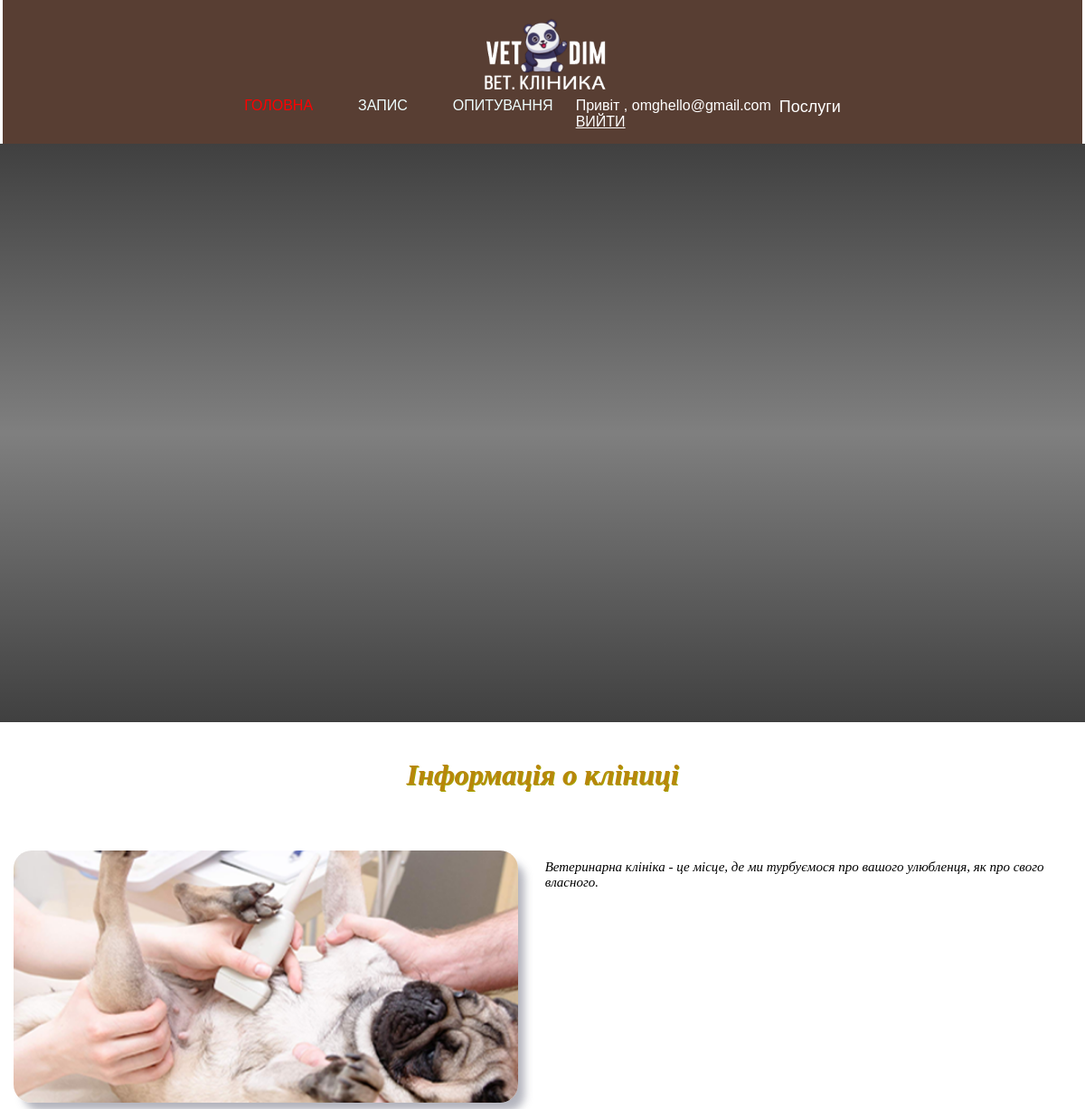
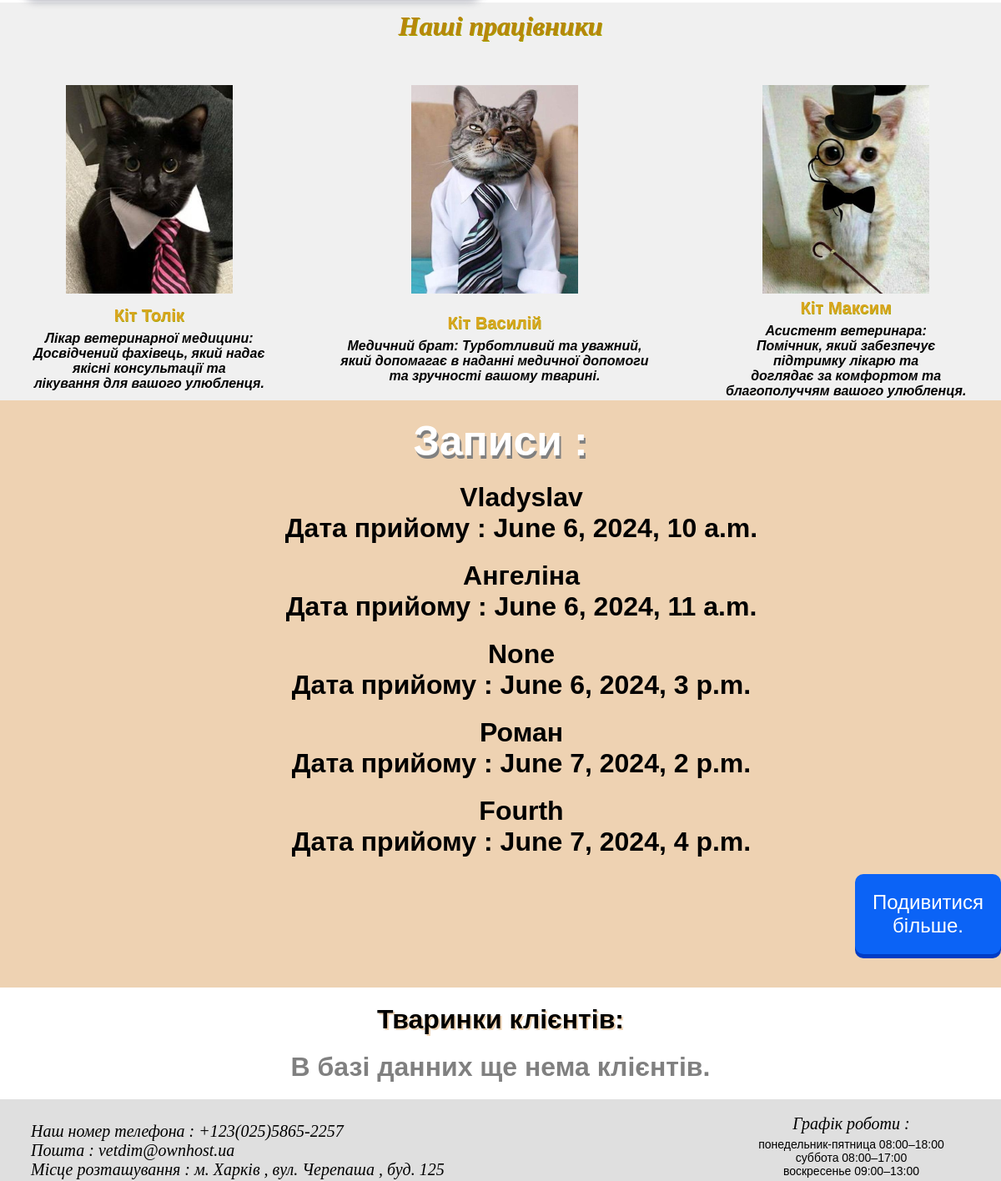
Screenshot of /polls/today (signed in) with the database file from the repository (2 pictures, top to bottom).
### polls/models.py (models this page shows, shortened)
class Booking(models.Model):
    time = models.CharField('Час прийому',max_length=20)
    date = models.DateTimeField('Дата')
    client = models.ForeignKey(Client,on_delete=models.PROTECT , null=True, blank=True)
    class Meta:
        verbose_name_plural = 'Запис на прийом'
        verbose_name = 'Запис на прийом'

class Client(models.Model):
    user = models.OneToOneField(User, on_delete=models.CASCADE, null=True)
    name = models.CharField('Імя',max_length=25)
    surname = models.CharField('Прізвище', max_length=35)
    number = models.CharField('Номер',max_length=10)
    def __str__(self):
        return self.name
    class Meta:
        verbose_name_plural = 'Кліент'
        verbose_name = 'Кліента'
        ordering = ['name']

### polls/views.py (the view)
# urls.py: path('today', views.last_booking, name='last_booking'),
def last_booking(request):
    bookings = Booking.objects.all()[0:5]
    total_bookings = Booking.objects.count()
    return render(request, 'index.html' , {'bookings':bookings , 'total_bookings':total_bookings})

### polls/templates/index.html (shortened to what this page needs)
<!DOCTYPE html>
{% load static %}
<html>
<head>
	<link href="{% static 'css/style.css' %}" rel="stylesheet">
</head>
<body>
    <header>
        <div class="navig">
            <a href="{% url 'main' %}">
                <img src="{% static 'img/logo1.png' %}" class="logo">
            </a>
            <ul>
                <li><a href="{% url 'main' %}" style="text-decoration: none; color: red; text-transform: uppercase;"> Головна </a></li>
                <li><a href="{% url 'reg' %}"> Запис </a></li>
                <li><a href="{% url 'second' %}">Опитування</a></li>
                {% if user.is_authenticated %}
                <span style="color:white">Привіт , {{request.user}} <br /> <span><a href="{%url 'logout'%}" style="color: white; text-transform: uppercase;"> Вийти</a></span></span>
                <pre>  </pre>
                {% else %}
                <li><a href="{% url 'regik' %}" style=" color = white;">Реєстрація | Вхід</a></li>
                {% endif %}
                <div class="dropdown">
                    <button class="dropbtn">Послуги</button>
                </div>
            </ul>
        </div>
    </header>
    <div class="hat">
        <h1 class="welcome">{{link_h1}}</h1>
    </div>
    <h1 class="text_adv">Інформація о кліниці</h1>
    <div class="middle" style="background-color: {{link_src}}">
        <div class="about_us">
            <img src="{% static 'img/client2.png' %}">
            <div><p class="discription_adv">Ветеринарна клініка - це місце, де ми турбуємося про вашого улюбленця, як про свого власного. </p>	 </div>
        </div>
    </div>
    <div class="rewards">
        <h1 class="text_emp">Наші працівники</h1>
        <table class="table_cats">
            <tr>
                <td>
                    <img src="{% static 'img/emp1.png' %}">
                </td>
                <td>
                    <img src="{% static 'img/emp2.png' %}">
                </td>
                <td>
                    <img src="{% static 'img/emp3.png' %}">
                </td>
            </tr>
            <tr>
                <td>
                    <p1 class="name"><b>Кіт Толік</b></p1>
                    <h4 class="desctiption">Лікар ветеринарної медицини: <br>Досвідчений фахівець, який надає <br>якісні консультації та<br> лікування для вашого улюбленця.</h4>
                </td>
                <td>
                    <p1 class="name"><b>Кіт Василій</b></p1>
                    <h4 class="desctiption">Медичний брат: Турботливий та уважний,<br> який допомагає в наданні медичної допомоги <br>	та зручності вашому тварині.</h4>
                </td>
                <td>
                    <p1 class="name"> <b>Кіт Максим </b></p1>
                    <h4 class="desctiption">Асистент ветеринара:<br> Помічник, який забезпечує<br> підтримку лікарю та<br> доглядає за комфортом та<br> благополуччям вашого улюбленця.</h4>
                </td>
            </tr>
        </table>
    </div>
    <div class="reviews" style="background-color:#EED2B2; ">
        <h1 style="text-align:center;color:white; text-shadow:grey 2px 4px; font-size:50px;">Записи :</h1>
        {% if bookings %}
        <div class="content" id="content">
            {% for el in bookings %}
            <div class="single_content" style="padding-top: 20px; padding-left: 50px; text-align: center;">
                <h1> {{ el.client }} </h1>
                <h1>Дата прийому : {{ el.date }}</h1>
            </div>
            {% endfor %}
            <div style="margin-left:1025px; margin-top:20px;" class="load_more-btn" id="btn">
                <button style=" font-size: 24px; padding: 20px; border: none; border-radius: 10px; text-decoration: none; color: white; background: #0B63F6; box-shadow: 0 5px 0 #003CC5; "type="button" class="btn-success">Подивитися більше.</button>
            </div>
            {% else %}
            <h1 style="text-align:center;color:grey; text-shadow:white 1px 1px; padding-top:20px; padding-bottom:20px;">В базі данних ще нема клієнтів.</h1>
            {% endif %}
        </div>
    </div>
    <h1 style="text-align:center; text-shadow:#EED2B2 2px 2px; padding-top:20px;">Тваринки клієнтів:</h1>
    {% if all_clients %}
    {% for el in all_clients %}
    <div style="padding-top:20px; padding-left:50px;">
        <h1> {{ el.client }} </h1>
        <table style="background-color:#EED2B2; padding:20px; border-radius:20px;margin-bottom:20px;">
            <td>
                <h1>Вік тваринки : {{ el.age }}</h1>
            </td>
            <td>
                <h1>&nbsp; Тип тваринки : {{ el.typeanimal }}</h1>
            </td>
        </table>
    </div>
    {% endfor %}
    {% else %}
    <h1 style="text-align:center;color:grey; text-shadow:white 1px 1px; padding-top:20px; padding-bottom:20px;">В базі данних ще нема клієнтів.</h1>
    {% endif %}
    <footer>
        <div class="info">
            <table>
                <tr>
                    <td>
                        <p class="discription_adv" style="text-align: left;">Наш номер телефона : +123(025)5865-2257 <br> Пошта : vetdim@ownhost.ua <br> Місце розташування : м. Харків , вул. Черепаша , буд. 125 </p>
                    </td>
                    <td>
                        <p class="discription_adv" style="font-size: 20px; padding-top:15px; ">Графік роботи : </p>
                        <p style="padding-left: 35px; padding-top:5px;font-size: 14px;">понедельник-пятница 08:00–18:00 <br> суббота	08:00–17:00<br>воскресенье	09:00–13:00<br></p>
                    </td>
                </tr>
            </table>
        </div>
    </footer>
</body>
</html>

### polls/static/css/style.css (style rules this page uses)
* { margin: 0px; padding: 0px; font-family: sans-serif; }
.hat { background-image: linear-gradient(rgba(0, 0, 0, 0.75) ,rgba(0, 0, 0, 0.5) ,rgba(0, 0, 0, 0.75)); height: 80vh; background-size: cover; background-position: center; min-height: 100px; }
.navig { width: 98%; margin: auto; padding: 15px; display: flex; align-items: center; justify-content: space-between; background-color: rgba(47, 14, 0, 0.8); }
.logo { width: 175px; cursor: pointer; }
.navig ul { display: flex; list-style: none; margin: 0; padding: 0; }
.navig ul li { margin: 0 25px; }
.navig ul li a { text-decoration: none; color: #F0FFFF; text-transform: uppercase; transition: 0.3s; }
.welcome { font-family: Verdana; color: #FFFFFF; text-align: center; padding-top: 250px; }
.info { background-color: #DFDFDF ; }
.rewards { background-color: #f0f0f0; width: 100%; }
.table_cats { margin-top: 50px; width: 100%; }
.text_emp { font-style: Italic; font-family: Tahoma; color: darkgoldenrod; padding-top : 10px; text-align: center; text-shadow: 1px 1px #A5A500; }
td { text-align: center; }
.name { font-size: 20px; color: goldenrod; text-shadow: 0.5px 0.5px #A5A500; }
.desctiption { font-style: Italic; padding-top: 7px; }
.reviews { background-color: #f0f0f0; padding-top: 20px; padding-bottom: 40px; }
.text_adv { padding-top: 40px; font-style: Italic; font-family: Tahoma; color: darkgoldenrod; text-align: center; text-shadow: 1px 1px #A5A500; }
.discription_adv { padding-top: 25px; padding-left: 35px; font-style: Italic ; font-family: initial; font-size: 20px; }
.info table { width : 100%; }
.about_us { width : 100%; margin-top: 20px; display: flex; justify-content: space-between; height: 50%; padding-top : 30px; padding-bottom : 10px; }
.about_us p { margin-left: 20px; padding-bottom: 25px; padding-left: 10px ; padding-right : 30px ; }
.about_us img { width : 50%; height : 90%; margin-top: 15px; margin-left : 15px; border-radius: 20px; box-shadow: 9px 11px 10px -2px rgba(66, 68, 90, 0.4); }
.dropdown { margin-left: auto; margin-right: 25px; position: relative; }
.dropbtn { background-color: transparent; color: #ffffff; border: none; padding: 0; cursor: pointer; font-size: 18px; }
@media only screen and (max-width : 1200px) { .navig { width: 97%; display: flex; flex-direction: column; } }
@media only screen and (max-width : 1200px) { .about_us img { height: 15%; } }
@media only screen and (max-width : 1200px) { .about_us p { font-size: 15px; } }

### rows the page displays
Booking: client "Vladyslav", date "June 6, 2024, 10 a.m."
Booking: client "Ангеліна", date "June 6, 2024, 11 a.m."
Booking: client "None", date "June 6, 2024, 3 p.m."
Booking: client "Роман", date "June 7, 2024, 2 p.m."
Booking: client "Fourth", date "June 7, 2024, 4 p.m."

### other values shown
{{ request.user }} "omghello@gmail.com"
